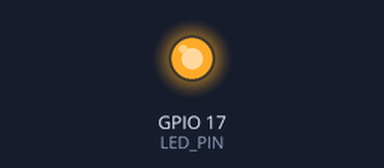
A program run on a simulated Raspberry Pi (BCM pin numbers). Shown: output pins drawn as LEDs (lit = HIGH). What the program prints to the terminal is not drawn. At 17.9 s the program stops and its outputs stay as they are.

Above: at 0.9 s.
At 17.9 s:
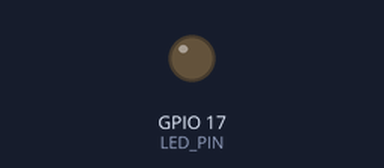
Timing chart, 0 to 19.4 s (numbered marks = the images above):
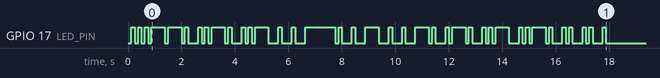

Measured:
- by itself, GPIO 17 (LED_PIN): LOW → HIGH at 0.13 s, → LOW 0.13 s later, → HIGH 0.13 s later, → LOW 0.13 s later, … (76 changes in this stretch)

The program:

morse.py
```python
import RPi.GPIO as GPIO
import time
import sys

LED_PIN = 17
BEAT = 0.125

class Morse(object):
  def __init__(self):
    self._lookup = self._get_codes()

  @staticmethod
  def _get_codes():
    # http://ascii-table.com/morse-code.php
    # Space between characters is already 3 units.
    # Space between words (' ') is two more units (total 5 units).
    lookup = {' ': '00'}
    for line in open('morsecode_lookup.txt'):
      line = line.strip().replace(' ', '')
      if not line:
        # Skip empty lines.
        continue
      code = line[1:].replace('.', '10').replace('-', '1110')
      lookup[line[0]] = code
    return lookup

  def _letter_to_morse(self, letter):
    return self._lookup[letter.upper()]

  def to_sequence(self, letters):
    code = []
    for i, letter in enumerate(letters):
      if i != 0:
        code.append(('', '000'))
      code.append((letter, self._letter_to_morse(letter)))
    return code

def morse_led(letters):
  morse_encoder = Morse()
  encoded = morse_encoder.to_sequence(letters)
  GPIO.setmode(GPIO.BCM)
  GPIO.setup(LED_PIN, GPIO.OUT)
  for letter, sequence in encoded:
    print(letter, end='', flush=True)
    for state in sequence:
      if state == "0":
        GPIO.output(LED_PIN, GPIO.HIGH)
      elif state == "1":
        GPIO.output(LED_PIN, GPIO.LOW)
      else:
        raise RuntimeError("Unknown character in seq.")
      time.sleep(BEAT)
  print()

def main():
  print("Running...")
  if len(sys.argv) > 1:
    to_encode = ' '.join(sys.argv[1:])
  else:
    to_encode = 'Hello world.'
  try:
    morse_led(to_encode)
  finally:
    print("Cleaning up...")
    GPIO.cleanup()
  print("Done.")

if __name__ == "__main__":
  main()
```
